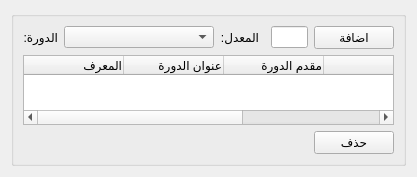
          <widget class="QWidget" name="page_3">
           <property name="geometry">
            <rect>
             <x>-334</x>
             <y>0</y>
             <width>417</width>
             <height>167</height>
            </rect>
           </property>
           <attribute name="label">
            <string>الدورات التدريبية</string>
           </attribute>
           <layout class="QGridLayout" name="gridLayout_6">
            <item row="0" column="0">
             <widget class="QGroupBox" name="course_groupbox">
              <property name="title">
               <string/>
              </property>
              <layout class="QGridLayout" name="gridLayout_48">
               <item row="3" column="0" colspan="6">
                <widget class="QTableWidget" name="employee_courses_table">
                 <property name="selectionBehavior">
                  <enum>QAbstractItemView::SelectRows</enum>
                 </property>
                 <attribute name="horizontalHeaderStretchLastSection">
                  <bool>true</bool>
                 </attribute>
                 <column>
                  <property name="text">
                   <string>المعرف</string>
                  </property>
                  <property name="textAlignment">
                   <set>AlignTrailing|AlignVCenter</set>
                  </property>
                 </column>
                 <column>
                  <property name="text">
                   <string>عنوان الدورة</string>
                  </property>
                  <property name="textAlignment">
                   <set>AlignTrailing|AlignVCenter</set>
                  </property>
                 </column>
                 <column>
                  <property name="text">
                   <string>مقدم الدورة</string>
                  </property>
                  <property name="textAlignment">
                   <set>AlignTrailing|AlignVCenter</set>
                  </property>
                 </column>
                 <column>
                  <property name="text">
                   <string>العام</string>
                  </property>
                  <property name="textAlignment">
                   <set>AlignTrailing|AlignVCenter</set>
                  </property>
                 </column>
                 <column>
                  <property name="text">
                   <string>المعدل</string>
                  </property>
                  <property name="textAlignment">
                   <set>AlignTrailing|AlignVCenter</set>
                  </property>
                 </column>
                </widget>
               </item>
               <item row="0" column="0">
                <widget class="QLabel" name="title_label">
                 <property name="text">
                  <string>الدورة:</string>
                 </property>
                </widget>
               </item>
               <item row="4" column="1" colspan="4">
                <spacer name="horizontalSpacer_5">
                 <property name="orientation">
                  <enum>Qt::Horizontal</enum>
                 </property>
                 <property name="sizeHint" stdset="0">
                  <size>
                   <width>283</width>
                   <height>18</height>
                  </size>
                 </property>
                </spacer>
               </item>
               <item row="4" column="5">
                <widget class="QPushButton" name="employee_delete_course_btn">
                 <property name="text">
                  <string>حذف</string>
                 </property>
                </widget>
               </item>
               <item row="0" column="1">
                <widget class="QComboBox" name="employee_course_combobox">
                 <property name="minimumSize">
                  <size>
                   <width>150</width>
                   <height>0</height>
                  </size>
                 </property>
                </widget>
               </item>
               <item row="0" column="2">
                <widget class="QLabel" name="gpa_label_2">
                 <property name="text">
                  <string>المعدل:</string>
                 </property>
                </widget>
               </item>
               <item row="0" column="4">
                <widget class="QLineEdit" name="employee_course_gpa_input">
                 <property name="maximumSize">
                  <size>
                   <width>180</width>
                   <height>16777215</height>
                  </size>
                 </property>
                </widget>
               </item>
               <item row="0" column="5">
                <widget class="QPushButton" name="employee_add_course_btn">
                 <property name="text">
                  <string>اضافة</string>
                 </property>
                </widget>
               </item>
              </layout>
             </widget>
            </item>
           </layout>
          </widget>
